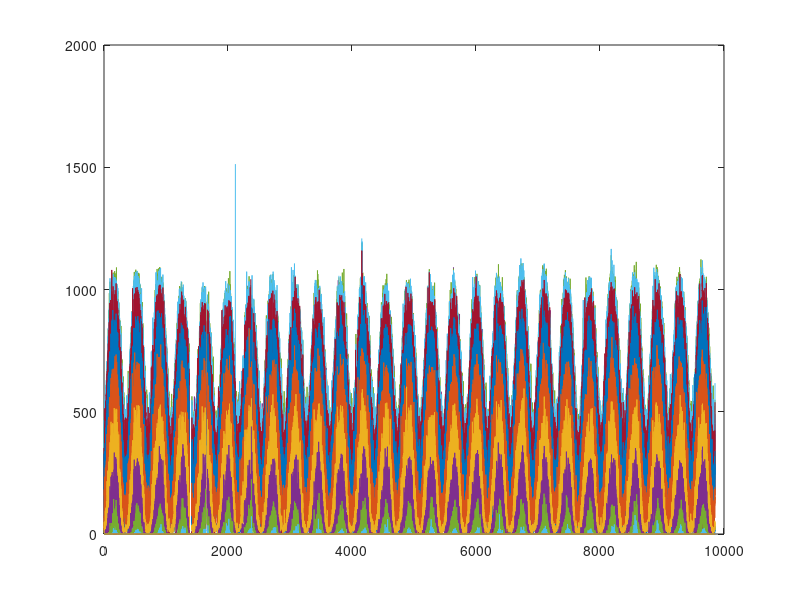
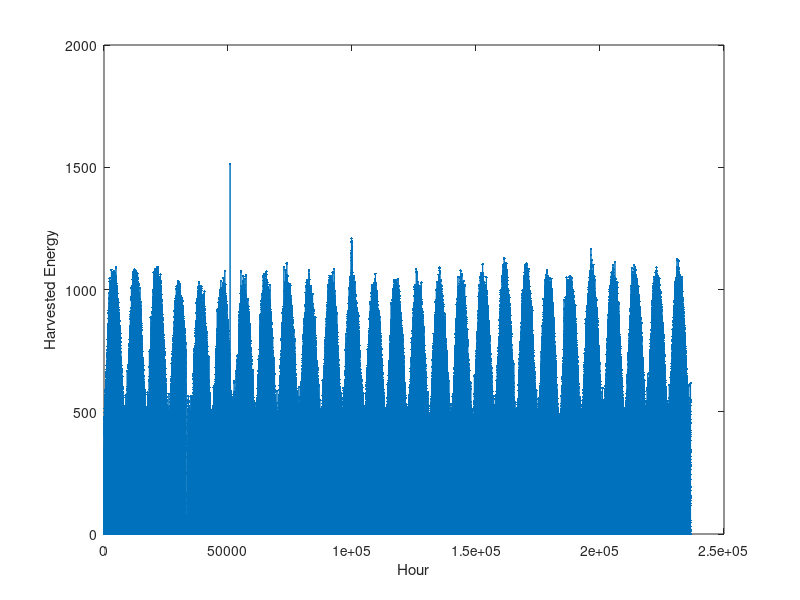
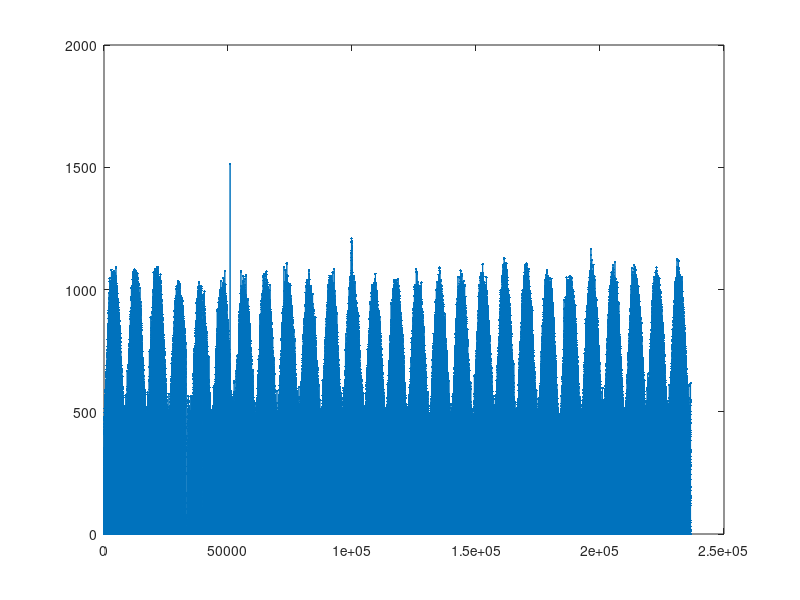
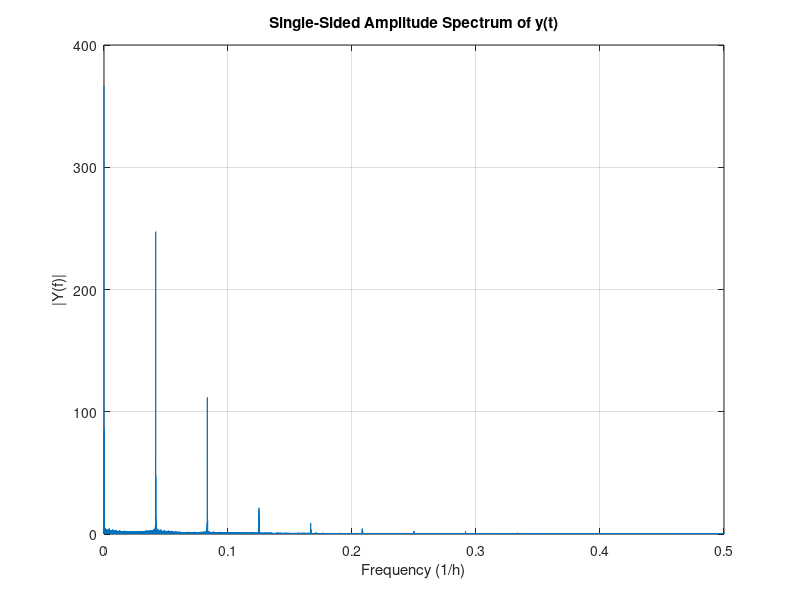

These figures' MATLAB source, in order:
clear all
close all
clc
%dat=[x0911(:,2:2:48); x9508_star(:,2:2:48)];
load('dat.mat');
value=dat;

figure;
plot(value);
[lx ly] = size(value);

Eseq = zeros(lx*ly,1);
for i = 1:lx
    for j = 1:ly
        Eseq((i-1)*24+j) = value(i,j);
        if ~( Eseq((i-1)*24+j) >= 0 && Eseq((i-1)*24+j) < 2000)
            Eseq((i-1)*24+j) = 0;
        end
    end
end
figure;
plot(Eseq,'.-')
xlabel('Hour');
ylabel('Harvested Energy');

%Eseq = Eseq(1:1000);
figure;
plot(Eseq,'.-');
L = length(Eseq);
NFFT = 2^nextpow2(L);
y = fft(Eseq,NFFT)/L;
Fs = 1;
f = Fs/2*linspace(0,1,NFFT/2+1);
figure;
plot(f,2*abs(y(1:NFFT/2+1))) 
title('Single-Sided Amplitude Spectrum of y(t)')
xlabel('Frequency (1/h)')
ylabel('|Y(f)|')
grid on

Cycle = zeros(365*24,27);
for i = 1:27
    Cycle(:,i) = Eseq((i-1)*365*24+1:i*365*24);
end
year = median(Cycle,2);
figure;
plot(year)

Eseq1 = Eseq;
for i= 1:27
    Eseq1((i-1)*365*24+1:i*365*24) = Eseq1((i-1)*365*24+1:i*365*24) ./ year;
end

for i = 1:lx
    for j = 1:ly
        if ~( Eseq1((i-1)*24+j) >= 0 && Eseq1((i-1)*24+j) < 2000 )
            Eseq1((i-1)*24+j) = 0;
        end
    end
end
figure;
plot(Eseq1)

y = fft(Eseq1,NFFT)/L;
figure;
plot(f,2*abs(y(1:NFFT/2+1))) 
title('Single-Sided Amplitude Spectrum of y1(t)')
xlabel('Frequency (1/h)')
ylabel('|Y1(f)|')
grid on
